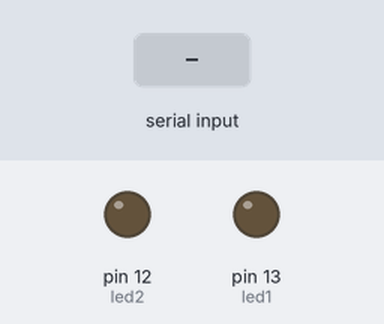
This sketch was run on a simulated Arduino Uno, built with avr-gcc and run on an emulated ATmega328P. Parts: output pins drawn as LEDs (lit = HIGH). The inputs (shaded band) are chosen by the test bench.

Above: at 1.2 s.
1.3 s: "a" received over Serial
At 1.6 s:
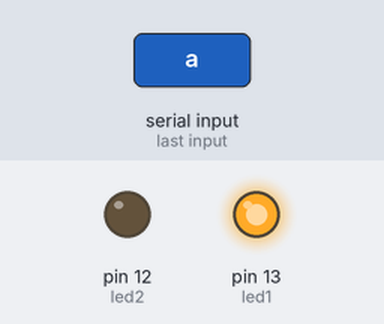
2.8 s: "1" received over Serial
At 4.0 s:
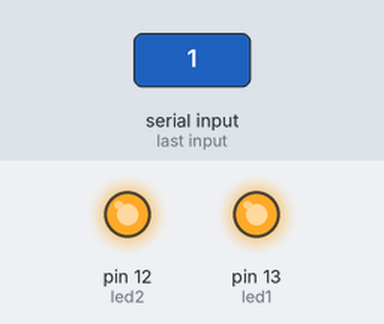
4.3 s: "b" received over Serial
At 5.1 s:
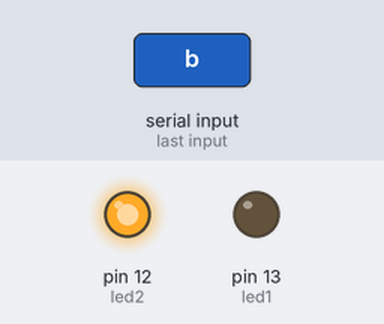
5.8 s: "2" received over Serial
At 6.2 s:
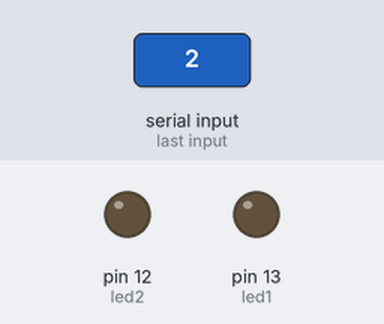
7.3 s: "t" received over Serial
At 8.6 s:
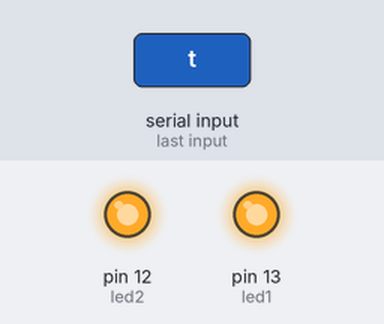
Timing chart, 0 to 9.8 s (numbered marks = the images above; inputs shaded):
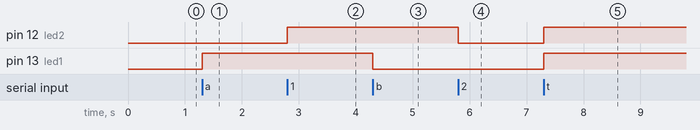

Measured:
- after the input at 1.3 s, pin 13 (led1): LOW → HIGH at once
- after the input at 2.8 s, pin 12 (led2): LOW → HIGH at once
- after the input at 4.3 s, pin 13 (led1): HIGH → LOW at once
- after the input at 5.8 s, pin 12 (led2): HIGH → LOW at once
- after the input at 7.3 s, pin 12 (led2), pin 13 (led1): LOW → HIGH at once

The sketch:

_03_RecepcionUnicoDatoUnicoCaracter.ino
```cpp
/*
 * Código para recibir un dato único, este es un caracter que puede ser
 * numérico, alfabético, simbolo, etc.
 * Como detalle, cada caracter no es mas que el producto de una conversión
 * de un número entero en el código ASCCII.
 * Nótese que al caracter recibido se lo almacena en una variable de tipo
 * (int)
 * Existen 255 valores dentro de la tabla de Código ASCCII.
*/
const int led1 = 13 , led2 = 12;
void setup()
{
  Serial.begin(9600);
  pinMode(led1,OUTPUT);
  pinMode(led2,OUTPUT);
}

void loop()
{
  int c=Serial.read();
  if(c=='a')
  {
    digitalWrite(led1,HIGH);
  }
  if(c=='b')
  {
    digitalWrite(led1,LOW);
  }
  if(c=='1')
  {
    digitalWrite(led2,HIGH);
  }
  if(c=='2')
  {
    digitalWrite(led2,LOW);
  }
  if(c=='t')
  {
    digitalWrite(led1,HIGH);
    digitalWrite(led2,HIGH);
  }
  if(c=='n')
  {
    digitalWrite(led1,LOW);
    digitalWrite(led2,LOW);
  }
}
```
